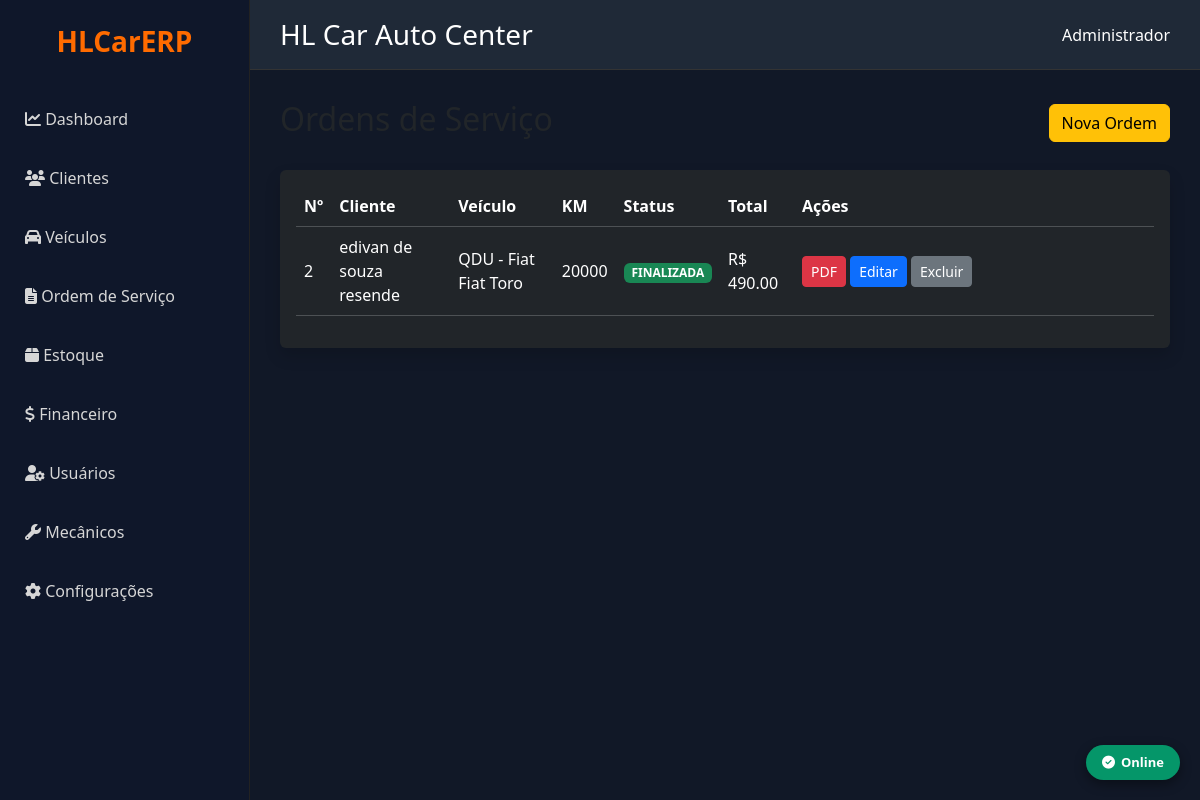
The app's page /ordens, older data.
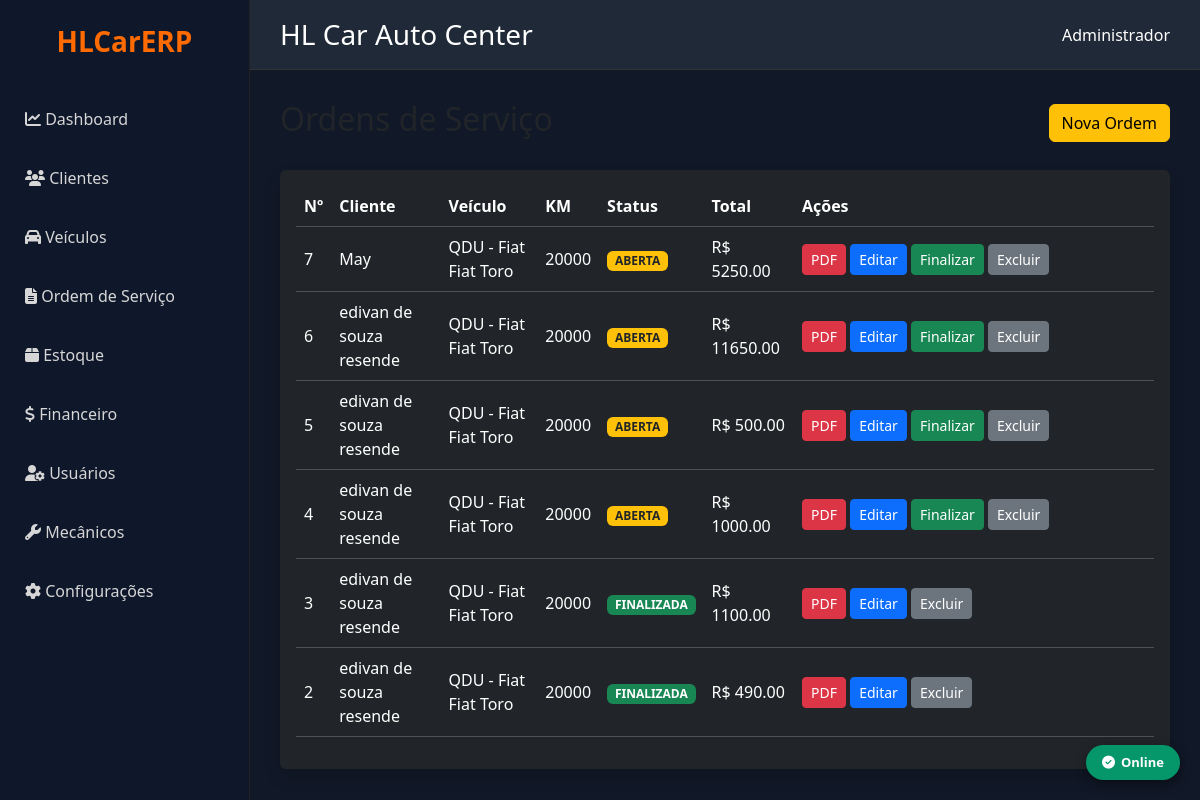
The same page, newer data.
### models.py (models this page shows)
class OrdemServico(db.Model):
    __tablename__ = "ordens_servico"
    id = db.Column(db.Integer, primary_key=True)
    empresa_id = db.Column(db.Integer, db.ForeignKey("empresas.id"), nullable=False, index=True)
    numero = db.Column(db.Integer, nullable=False)
    cliente_id = db.Column(db.Integer, db.ForeignKey("clientes.id"), nullable=False)
    veiculo_id = db.Column(db.Integer, db.ForeignKey("veiculos.id"))
    status = db.Column(db.String(20), default="ABERTA")
    prioridade = db.Column(db.String(20), default="NORMAL")
    data_abertura = db.Column(db.DateTime, default=datetime.utcnow)
    data_inicio = db.Column(db.DateTime)
    data_finalizacao = db.Column(db.DateTime)
    km = db.Column(db.Integer)
    consultor = db.Column(db.String(120))
    mecanico = db.Column(db.String(120))
    defeito_relatado = db.Column(db.Text)
    diagnostico = db.Column(db.Text)
    servico_executado = db.Column(db.Text)
    observacoes = db.Column(db.Text)
    valor_servicos = db.Column(Numeric(18, 2), default=0)
    valor_produtos = db.Column(Numeric(18, 2), default=0)
    desconto = db.Column(Numeric(18, 2), default=0)
    acrescimo = db.Column(Numeric(18, 2), default=0)
    valor_total = db.Column(Numeric(18, 2), default=0)
    criado_em = db.Column(db.DateTime, default=datetime.utcnow)
    alterado_em = db.Column(db.DateTime, default=datetime.utcnow, onupdate=datetime.utcnow)
    empresa = db.relationship("Empresa")
    cliente = db.relationship("Cliente")
    veiculo = db.relationship("Veiculo")
    itens = db.relationship("ItemOrdemServico", back_populates="ordem_servico", cascade="all, delete-orphan")
    __table_args__ = (
        UniqueConstraint("empresa_id", "numero", name="uk_os_empresa"),
    )

class Cliente(db.Model):
    __tablename__ = "clientes"
    id = db.Column(db.Integer, primary_key=True)
    empresa_id = db.Column(db.Integer, db.ForeignKey("empresas.id"), nullable=False, index=True)
    nome = db.Column(db.String(200), nullable=False)
    tipo = db.Column(db.String(20), default="FISICA")
    cpf_cnpj = db.Column(db.String(20))
    rg_ie = db.Column(db.String(30))
    telefone = db.Column(db.String(30))
    whatsapp = db.Column(db.String(30))
    email = db.Column(db.String(150))
    cep = db.Column(db.String(15))
    endereco = db.Column(db.String(200))
    numero = db.Column(db.String(20))
    complemento = db.Column(db.String(100))
    bairro = db.Column(db.String(100))
    cidade = db.Column(db.String(100))
    estado = db.Column(db.String(2))
    observacoes = db.Column(db.Text)
    ativo = db.Column(db.Boolean, default=True, nullable=False)
    criado_em = db.Column(db.DateTime, default=datetime.utcnow, nullable=False)
    alterado_em = db.Column(db.DateTime, default=datetime.utcnow, onupdate=datetime.utcnow)
    empresa = db.relationship("Empresa")
    __table_args__ = (
        Index("idx_cliente_nome", "empresa_id", "nome"),
        Index("idx_cliente_cpf", "empresa_id", "cpf_cnpj"),
    )

class Veiculo(db.Model):
    __tablename__ = "veiculos"
    id = db.Column(db.Integer, primary_key=True)
    empresa_id = db.Column(db.Integer, db.ForeignKey("empresas.id"), nullable=False, index=True)
    cliente_id = db.Column(db.Integer, db.ForeignKey("clientes.id"), nullable=False, index=True)
    placa = db.Column(db.String(10), nullable=False)
    marca = db.Column(db.String(80))
    modelo = db.Column(db.String(120))
    versao = db.Column(db.String(120))
    ano_fabricacao = db.Column(db.Integer)
    ano_modelo = db.Column(db.Integer)
    cor = db.Column(db.String(40))
    combustivel = db.Column(db.String(30))
    cambio = db.Column(db.String(30))
    motor = db.Column(db.String(80))
    chassi = db.Column(db.String(40))
    renavam = db.Column(db.String(20))
    km_atual = db.Column(db.Integer, default=0)
    observacoes = db.Column(db.Text)
    ativo = db.Column(db.Boolean, default=True, nullable=False)
    criado_em = db.Column(db.DateTime, default=datetime.utcnow, nullable=False)
    alterado_em = db.Column(db.DateTime, default=datetime.utcnow, onupdate=datetime.utcnow)
    empresa = db.relationship("Empresa")
    cliente = db.relationship("Cliente", backref="veiculos")
    __table_args__ = (
        UniqueConstraint("empresa_id", "placa", name="uk_placa_empresa"),
        Index("idx_veiculo_modelo", "empresa_id", "modelo"),
    )

### app.py (the view)
@app.route("/ordens")
def ordens():
    lista_ordens = OrdemServico.query.order_by(OrdemServico.id.desc()).all()
    return render_template("ordens.html", ordens=lista_ordens)

### templates/ordens.html
{% extends "base.html" %}
{% block conteudo %}
<div class="d-flex justify-content-between align-items-center mb-4">
    <h2>Ordens de Serviço</h2>
    <a href="/ordens/nova" class="btn btn-warning">
        Nova Ordem
    </a>
</div>
<div class="card bg-dark shadow border-0">
    <div class="card-body">
        <table class="table table-dark table-hover align-middle">
            <thead>
                <tr>
                    <th>Nº</th>
                    <th>Cliente</th>
                    <th>Veículo</th>
                    <th>KM</th>
                    <th>Status</th>
                    <th>Total</th>
                    <th width="360">Ações</th>
                </tr>
            </thead>
            <tbody>
                {% for ordem in ordens %}
                <tr>
                    <td>{{ ordem.numero }}</td>
                    <td>{{ ordem.cliente.nome }}</td>
                    <td>
                        {{ ordem.veiculo.placa }}
                        -
                        {{ ordem.veiculo.marca }}
                        {{ ordem.veiculo.modelo }}
                    </td>
                                        <td>
                        {{ ordem.km }}
                    </td>
                    <td>
                        {% if ordem.status == "FINALIZADA" %}
                            <span class="badge bg-success">
                                FINALIZADA
                            </span>
                        {% else %}
                            <span class="badge bg-warning text-dark">
                                ABERTA
                            </span>
                        {% endif %}
                    </td>
                    <td>
                        R$ {{ "%.2f"|format(ordem.valor_total) }}
                    </td>
                    <td>
                        <a href="/ordens/pdf/{{ ordem.id }}"
                           target="_blank"
                           class="btn btn-danger btn-sm">
                            PDF
                        </a>
                        <a href="/ordens/editar/{{ ordem.id }}"
                           class="btn btn-primary btn-sm">
                            Editar
                        </a>
                                                {% if ordem.status != "FINALIZADA" %}
                        <a href="/ordens/finalizar/{{ ordem.id }}"
                           class="btn btn-success btn-sm"
                           onclick="return confirm('Deseja finalizar esta Ordem de Serviço?')">
                            Finalizar
                        </a>
                        {% endif %}
                        <a href="/ordens/excluir/{{ ordem.id }}"
                           class="btn btn-secondary btn-sm"
                           onclick="return confirm('Deseja realmente excluir esta Ordem de Serviço?')">
                            Excluir
                        </a>
                    </td>
                </tr>
                                {% endfor %}
            </tbody>
        </table>
    </div>
</div>
{% endblock %}

### templates/base.html (shortened to what this page needs)
<!DOCTYPE html>
<html lang="pt-br">
<head>
<link href="https://cdn.jsdelivr.net/npm/bootstrap@5.3.7/dist/css/bootstrap.min.css" rel="stylesheet">
<link href="https://cdnjs.cloudflare.com/ajax/libs/font-awesome/6.7.2/css/all.min.css" rel="stylesheet">
<link rel="stylesheet" href="{{ url_for('static', filename='css/offline.css') }}">
</head>
<body>
<div class="sidebar">
<div class="logo">
HLCarERP
</div>
<ul class="menu">
<li><a href="/"><i class="fa fa-chart-line"></i> Dashboard</a></li>
<li><a href="/clientes"><i class="fa fa-users"></i> Clientes</a></li>
<li><a href="/veiculos"><i class="fa fa-car"></i> Veículos</a></li>
<li><a href="/ordens"><i class="fa fa-file-alt"></i> Ordem de Serviço</a></li>
<li>
    <a href="/estoque">
        <i class="fa fa-box"></i>
        Estoque
    </a>
</li>
<li>
    <a href="/financeiro">
        <i class="fa fa-dollar-sign"></i>
        Financeiro
    </a>
</li>
<li>
    <a href="/usuarios">
        <i class="fa fa-user-cog"></i>
        Usuários
    </a>
</li>
<li>
    <a href="/mecanicos">
        <i class="fa fa-wrench"></i>
        Mecânicos
    </a>
</li>
<li>
    <a href="/configuracoes">
        <i class="fa fa-cog"></i>
        Configurações
    </a>
</li>
</ul>
</div>
<div class="topbar">
<h3>HL Car Auto Center</h3>
<div class="usuario">
Administrador
</div>
</div>
<div class="content">
{% block conteudo %}
{% endblock %}
</div>
<div id="hl-offline-badge" class="hl-badge online">
    <i class="fa fa-check-circle"></i> Online
</div>
</body>
</html>

### static/css/offline.css (style rules this page uses)
#hl-offline-badge { position: fixed; bottom: 20px; right: 20px; z-index: 9999; padding: 8px 16px; border-radius: 20px; font-size: 13px; font-weight: 600; color: #fff; box-shadow: 0 4px 12px rgba(0,0,0,0.4); display: flex; align-items: center; gap: 6px; transition: all 0.3s ease; }
#hl-offline-badge.online { background: #059669; }

### templates/base.html (style rules this page uses)
* { margin:0; padding:0; box-sizing:border-box; font-family:Segoe UI,Tahoma,Geneva,Verdana,sans-serif; }
body { background:#111827; overflow-x:hidden; }
.sidebar { position:fixed; left:0; top:0; width:250px; height:100vh; background:#0f172a; border-right:1px solid #222; padding-top:20px; }
.logo { text-align:center; font-size:28px; font-weight:bold; color:#ff6b00; margin-bottom:30px; }
.menu { list-style:none; padding:0; }
.menu li { margin-bottom:5px; }
.menu a { display:block; padding:15px 25px; text-decoration:none; color:#d6d6d6; font-size:16px; transition:.3s; }
.topbar { position:fixed; left:250px; top:0; right:0; height:70px; background:#1f2937; display:flex; justify-content:space-between; align-items:center; padding:0 30px; border-bottom:1px solid #333; z-index:1000; }
.topbar h3 { color:white; margin:0; }
.usuario { color:#fff; }
.content { margin-left:250px; margin-top:70px; padding:30px; min-height:calc(100vh - 70px); }

Row changes from the older to the newer data that the page shows:
added OrdemServico: numero "7", cliente.nome "May", veiculo.placa "QDU", veiculo.marca "Fiat", veiculo.modelo "Fiat Toro", km "20000", status "ABERTA", valor_total "5250.00"
added OrdemServico: numero "6", cliente.nome "edivan de souza resende", veiculo.placa "QDU", veiculo.marca "Fiat", veiculo.modelo "Fiat Toro", km "20000", status "ABERTA", valor_total "11650.00"
added OrdemServico: numero "5", cliente.nome "edivan de souza resende", veiculo.placa "QDU", veiculo.marca "Fiat", veiculo.modelo "Fiat Toro", km "20000", status "ABERTA", valor_total "500.00"
added OrdemServico: numero "4", cliente.nome "edivan de souza resende", veiculo.placa "QDU", veiculo.marca "Fiat", veiculo.modelo "Fiat Toro", km "20000", status "ABERTA", valor_total "1000.00"
added OrdemServico: numero "3", cliente.nome "edivan de souza resende", veiculo.placa "QDU", veiculo.marca "Fiat", veiculo.modelo "Fiat Toro", km "20000", status "FINALIZADA", valor_total "1100.00"
